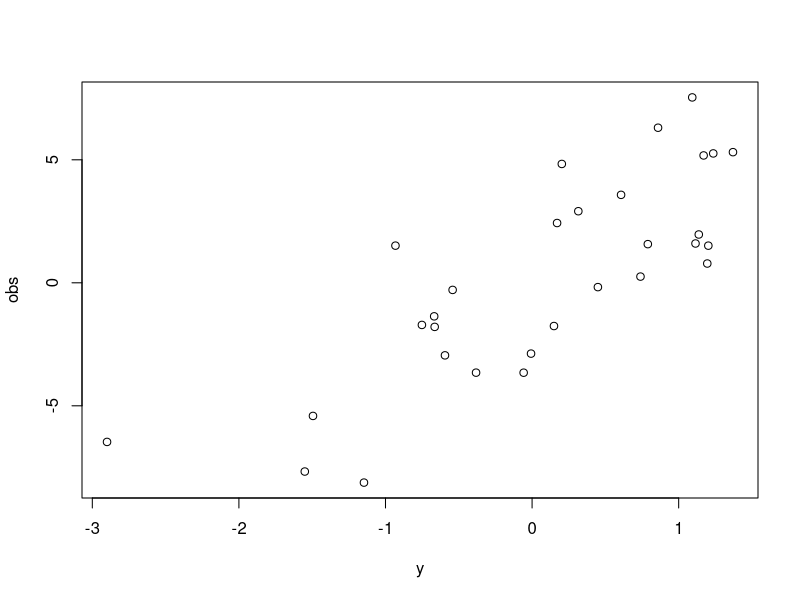

Here is the R script that generated this plot:

N <- 30
x <- rnorm(N)
y <- rnorm(N)


obs <- 2 * x + 3 * y + rnorm(N)
plot(obs ~ y)
m0 <- lm(obs ~ y * x)
m1 <- lm(obs ~ y + x)
summary(m1)
errs <- 0
for (i in 1:1000) {
  z <- rnorm(N)
  m2 <- lm(obs ~ y + z)  
  a <- anova(m2)
  if (a$`Pr(>F)`[2] < 0.05) {
    errs <- errs + 1
  }
}
errs
anova(m0,m1)
